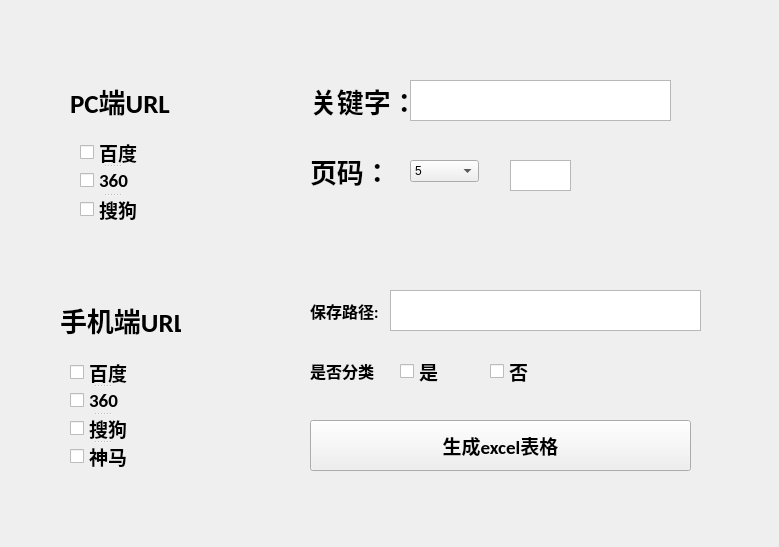
<?xml version="1.0" encoding="UTF-8"?>
<ui version="4.0">
 <class>search</class>
 <widget class="QWidget" name="search">
  <property name="enabled">
   <bool>true</bool>
  </property>
  <property name="geometry">
   <rect>
    <x>0</x>
    <y>0</y>
    <width>779</width>
    <height>547</height>
   </rect>
  </property>
  <property name="windowTitle">
   <string>Form</string>
  </property>
  <property name="autoFillBackground">
   <bool>false</bool>
  </property>
  <widget class="QLabel" name="pcUrlLabel">
   <property name="geometry">
    <rect>
     <x>70</x>
     <y>70</y>
     <width>121</width>
     <height>61</height>
    </rect>
   </property>
   <property name="font">
    <font>
     <family>Calibri</family>
     <pointsize>20</pointsize>
     <weight>75</weight>
     <bold>true</bold>
    </font>
   </property>
   <property name="text">
    <string>PC端URL</string>
   </property>
  </widget>
  <widget class="QLabel" name="mUrlLabel">
   <property name="geometry">
    <rect>
     <x>60</x>
     <y>289</y>
     <width>121</width>
     <height>61</height>
    </rect>
   </property>
   <property name="font">
    <font>
     <family>Calibri</family>
     <pointsize>20</pointsize>
     <weight>75</weight>
     <bold>true</bold>
    </font>
   </property>
   <property name="text">
    <string>手机端URL</string>
   </property>
  </widget>
  <widget class="QLabel" name="keywordLabel">
   <property name="geometry">
    <rect>
     <x>310</x>
     <y>70</y>
     <width>121</width>
     <height>61</height>
    </rect>
   </property>
   <property name="font">
    <font>
     <family>Calibri</family>
     <pointsize>20</pointsize>
     <weight>75</weight>
     <bold>true</bold>
    </font>
   </property>
   <property name="text">
    <string>关键字：</string>
   </property>
  </widget>
  <widget class="QTextEdit" name="keywordEdit">
   <property name="geometry">
    <rect>
     <x>410</x>
     <y>80</y>
     <width>261</width>
     <height>41</height>
    </rect>
   </property>
  </widget>
  <widget class="QLabel" name="pagenumLabel">
   <property name="geometry">
    <rect>
     <x>310</x>
     <y>140</y>
     <width>121</width>
     <height>61</height>
    </rect>
   </property>
   <property name="font">
    <font>
     <family>Calibri</family>
     <pointsize>20</pointsize>
     <weight>75</weight>
     <bold>true</bold>
    </font>
   </property>
   <property name="text">
    <string>页码：</string>
   </property>
  </widget>
  <widget class="QComboBox" name="pagenumDownList">
   <property name="geometry">
    <rect>
     <x>410</x>
     <y>160</y>
     <width>69</width>
     <height>22</height>
    </rect>
   </property>
   <item>
    <property name="text">
     <string>5</string>
    </property>
   </item>
   <item>
    <property name="text">
     <string>10</string>
    </property>
   </item>
   <item>
    <property name="text">
     <string>20</string>
    </property>
   </item>
   <item>
    <property name="text">
     <string>30</string>
    </property>
   </item>
   <item>
    <property name="text">
     <string>40</string>
    </property>
   </item>
   <item>
    <property name="text">
     <string>50</string>
    </property>
   </item>
   <item>
    <property name="text">
     <string>60</string>
    </property>
   </item>
   <item>
    <property name="text">
     <string>70</string>
    </property>
   </item>
   <item>
    <property name="text">
     <string>80</string>
    </property>
   </item>
   <item>
    <property name="text">
     <string>90</string>
    </property>
   </item>
   <item>
    <property name="text">
     <string>100</string>
    </property>
   </item>
   <item>
    <property name="text">
     <string>200</string>
    </property>
   </item>
  </widget>
  <widget class="QTextEdit" name="pagenumEdit">
   <property name="geometry">
    <rect>
     <x>510</x>
     <y>160</y>
     <width>61</width>
     <height>31</height>
    </rect>
   </property>
  </widget>
  <widget class="QPushButton" name="excelButton">
   <property name="geometry">
    <rect>
     <x>310</x>
     <y>420</y>
     <width>381</width>
     <height>51</height>
    </rect>
   </property>
   <property name="font">
    <font>
     <family>Calibri</family>
     <pointsize>14</pointsize>
     <weight>75</weight>
     <bold>true</bold>
    </font>
   </property>
   <property name="text">
    <string>生成excel表格</string>
   </property>
  </widget>
  <widget class="QLabel" name="saveFileLabel">
   <property name="geometry">
    <rect>
     <x>310</x>
     <y>280</y>
     <width>121</width>
     <height>61</height>
    </rect>
   </property>
   <property name="font">
    <font>
     <family>Calibri</family>
     <pointsize>12</pointsize>
     <weight>75</weight>
     <bold>true</bold>
    </font>
   </property>
   <property name="text">
    <string>保存路径:</string>
   </property>
  </widget>
  <widget class="QTextEdit" name="saveFileEdit">
   <property name="geometry">
    <rect>
     <x>390</x>
     <y>290</y>
     <width>311</width>
     <height>41</height>
    </rect>
   </property>
  </widget>
  <widget class="QLabel" name="isClassLabel">
   <property name="geometry">
    <rect>
     <x>310</x>
     <y>340</y>
     <width>121</width>
     <height>61</height>
    </rect>
   </property>
   <property name="font">
    <font>
     <family>Calibri</family>
     <pointsize>12</pointsize>
     <weight>75</weight>
     <bold>true</bold>
    </font>
   </property>
   <property name="text">
    <string>是否分类</string>
   </property>
  </widget>
  <widget class="QCheckBox" name="classYesCheckbox">
   <property name="geometry">
    <rect>
     <x>400</x>
     <y>360</y>
     <width>63</width>
     <height>23</height>
    </rect>
   </property>
   <property name="font">
    <font>
     <family>Calibri</family>
     <pointsize>14</pointsize>
     <weight>75</weight>
     <bold>true</bold>
    </font>
   </property>
   <property name="autoFillBackground">
    <bool>true</bool>
   </property>
   <property name="text">
    <string>是</string>
   </property>
  </widget>
  <widget class="QCheckBox" name="classNoCheckbox">
   <property name="geometry">
    <rect>
     <x>490</x>
     <y>360</y>
     <width>63</width>
     <height>23</height>
    </rect>
   </property>
   <property name="font">
    <font>
     <family>Calibri</family>
     <pointsize>14</pointsize>
     <weight>75</weight>
     <bold>true</bold>
    </font>
   </property>
   <property name="text">
    <string>否</string>
   </property>
  </widget>
  <widget class="QSplitter" name="splitter">
   <property name="geometry">
    <rect>
     <x>80</x>
     <y>140</y>
     <width>63</width>
     <height>81</height>
    </rect>
   </property>
   <property name="orientation">
    <enum>Qt::Vertical</enum>
   </property>
   <widget class="QCheckBox" name="pcBaiduCheckbox">
    <property name="font">
     <font>
      <family>Calibri</family>
      <pointsize>14</pointsize>
      <weight>75</weight>
      <bold>true</bold>
     </font>
    </property>
    <property name="text">
     <string>百度</string>
    </property>
   </widget>
   <widget class="QCheckBox" name="pc360Checkbox">
    <property name="font">
     <font>
      <family>Calibri</family>
      <pointsize>14</pointsize>
      <weight>75</weight>
      <bold>true</bold>
     </font>
    </property>
    <property name="text">
     <string>360</string>
    </property>
   </widget>
   <widget class="QCheckBox" name="pcSogouCheckbox">
    <property name="font">
     <font>
      <family>Calibri</family>
      <pointsize>14</pointsize>
      <weight>75</weight>
      <bold>true</bold>
     </font>
    </property>
    <property name="text">
     <string>搜狗</string>
    </property>
   </widget>
  </widget>
  <widget class="QSplitter" name="splitter_2">
   <property name="geometry">
    <rect>
     <x>70</x>
     <y>360</y>
     <width>63</width>
     <height>108</height>
    </rect>
   </property>
   <property name="orientation">
    <enum>Qt::Vertical</enum>
   </property>
   <widget class="QCheckBox" name="mBaiduCheckbox">
    <property name="font">
     <font>
      <family>Calibri</family>
      <pointsize>14</pointsize>
      <weight>75</weight>
      <bold>true</bold>
     </font>
    </property>
    <property name="text">
     <string>百度</string>
    </property>
   </widget>
   <widget class="QCheckBox" name="m360Checkbox">
    <property name="font">
     <font>
      <family>Calibri</family>
      <pointsize>14</pointsize>
      <weight>75</weight>
      <bold>true</bold>
     </font>
    </property>
    <property name="text">
     <string>360</string>
    </property>
   </widget>
   <widget class="QCheckBox" name="mSogouCheckbox">
    <property name="font">
     <font>
      <family>Calibri</family>
      <pointsize>14</pointsize>
      <weight>75</weight>
      <bold>true</bold>
     </font>
    </property>
    <property name="text">
     <string>搜狗</string>
    </property>
   </widget>
   <widget class="QCheckBox" name="mShenmaCheckbox">
    <property name="font">
     <font>
      <family>Calibri</family>
      <pointsize>14</pointsize>
      <weight>75</weight>
      <bold>true</bold>
     </font>
    </property>
    <property name="text">
     <string>神马</string>
    </property>
   </widget>
  </widget>
 </widget>
 <resources/>
 <connections>
  <connection>
   <sender>excelButton</sender>
   <signal>clicked()</signal>
   <receiver>search</receiver>
   <slot>generateExcel()</slot>
   <hints>
    <hint type="sourcelabel">
     <x>515</x>
     <y>434</y>
    </hint>
    <hint type="destinationlabel">
     <x>660</x>
     <y>384</y>
    </hint>
   </hints>
  </connection>
 </connections>
 <slots>
  <slot>generateExcel()</slot>
  <slot>pcBaiduCheckboxChange()</slot>
  <slot>pc360CheckboxChange()</slot>
  <slot>pcSogouCheckboxChange()</slot>
  <slot>mBaiduCheckboxChange()</slot>
  <slot>m360CheckboxChange()</slot>
  <slot>mSogouCheckboxChange()</slot>
  <slot>mShenmaCheckboxChange()</slot>
 </slots>
</ui>
